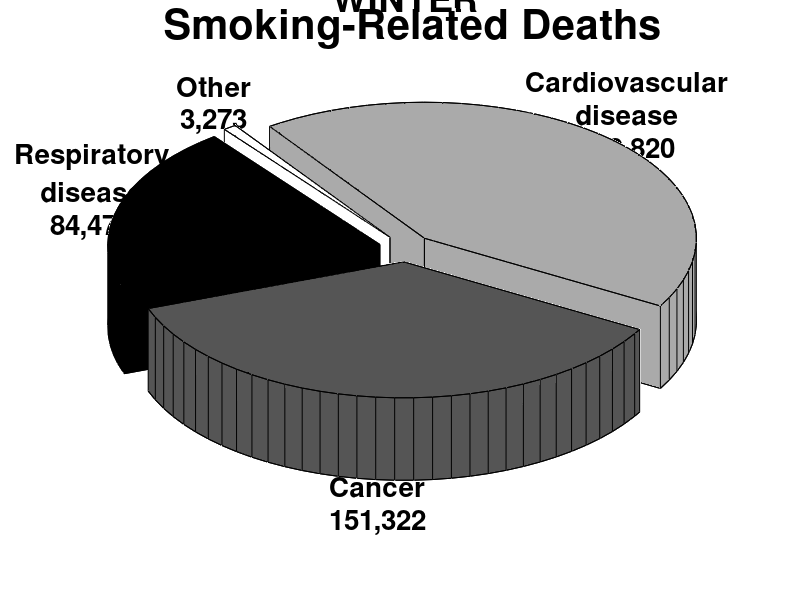

MATLAB code to generate this figure:
clear all; close all; clc;
figure("name",upper('PIE 3D - Smoking Related Deaths'), ...
 "position",[1 21 1366 670])
fs2=30;
%%%%%%%%%%%%%%%%%
ha1=annotation ("textbox", [0.1 0 0.832 0.99], "string", ...
             {'Smoking-Related Deaths'}, ...
             "fontsize", fs2, 'fontweight','bold',"edgecolor", [1 1 1], ...
             "fitboxtotext", "off", "verticalalignment", "top", ...
             "horizontalalignment", "center",'linestyle','none','linewidth',0.1);
%%%%%%%%%%%%%%%%%             
data=[84475 151322 179820 3273];
n=length(data);
hp=pie3(data,ones(1,n));
%axis on;
pa=get(gca,'position');
set(gca,'position',[pa(1)-0.15 pa(2)-0.14 pa(3)+0.28 pa(4)+0.28])
%%%%%%%%%%%%%%%%%%%%%%%%%%%%%%
% jet, cubehelix, hsv, rainbow, hot, cool, spring,
% summer, autumn, winter, gray, bone, copper, pink, ocean,
% colorcube, flag, lines, prism, white
ncolor=n;
opc=randi([1 18]);
switch(mod(opc,18))
case 1
Mcolor=jet(ncolor);
case 2
Mcolor=cubehelix(ncolor);
case 3
Mcolor=hsv(ncolor);
case 4
Mcolor=rainbow(ncolor);
case 5
Mcolor=hot(ncolor);
case 6
Mcolor=cool(ncolor);
case 7
Mcolor=spring(ncolor);
case 8
Mcolor=summer(ncolor);
case 9
Mcolor=autumn(ncolor);
case 10
Mcolor=winter(ncolor);
case 11
Mcolor=gray(ncolor);
case 12
Mcolor=bone(ncolor);
case 13
Mcolor=copper(ncolor);
case 14
Mcolor=pink(ncolor);
case 15
ncolor=4;
Mcolor=ocean(ncolor);
case 16
Mcolor=flag(ncolor);
case 17
Mcolor=lines(ncolor);
case 0
Mcolor=prism(ncolor);
otherwise
endswitch
%%%%%%%%%%%%%%%%%%%%%%%%%%%
TexL={{'Respiratory','disease','84,475'}, ...
{'Cancer','151,322'}, ...
{'Cardiovascular','disease','179,820'}, ...
{'Other','3,273'}};
for i=1:length(data)
%cara inferior sector circular %4i-3
set(hp(4*i-3),'facecolor',Mcolor(i,:),'facealpha',1, ...
'edgecolor',[0 0 0],'edgealpha',1, ...
'linestyle','-','linewidth',0.5, ...
'marker','none','markersize',6)
%cara lateral/ arco circular %4i-2
set(hp(4*i-2),'facecolor',Mcolor(i,:),'facealpha',1, ...
'edgecolor',[0 0 0],'edgealpha',1, ...
'linestyle','-','linewidth',0.5, ...
'marker','none','markersize',6)
%cara superior sector circular %4i-1
set(hp(4*i-1),'facecolor',Mcolor(i,:),'facealpha',1, ...
'edgecolor',[0 0 0],'edgealpha',1, ...
'linestyle','-','linewidth',0.5, ...
'marker','none','markersize',6)
%texto/label etiquetas %4i
%strcat(num2str(data(i)),'')
set(hp(4*i),'color',[0 0 0],'fontsize',20, ...
'fontweight','bold','string',cellstr(TexL(:,i)), ...
'horizontalalignment','center', ...
'interpreter','tex','linestyle','-','linewidth',0.50, ...
'edgecolor','none','backgroundcolor','none')
%'position',[0 -1.2 -0.05],
%get(hp(4*(1:4)),'position')
endfor
fz=1.13;
zoom(fz);
#axis on;
%%%%%%%%%%%%%%%%%%%%%%%%%%%%%%%%%
Lcolor={"jet","cubehelix","hsv","rainbow","hot","cool",
"spring","summer","autumn","winter","gray","bone",
"copper","pink","ocean","flag","lines","prism"};
title(upper(Lcolor(opc)),'fontsize',26);
